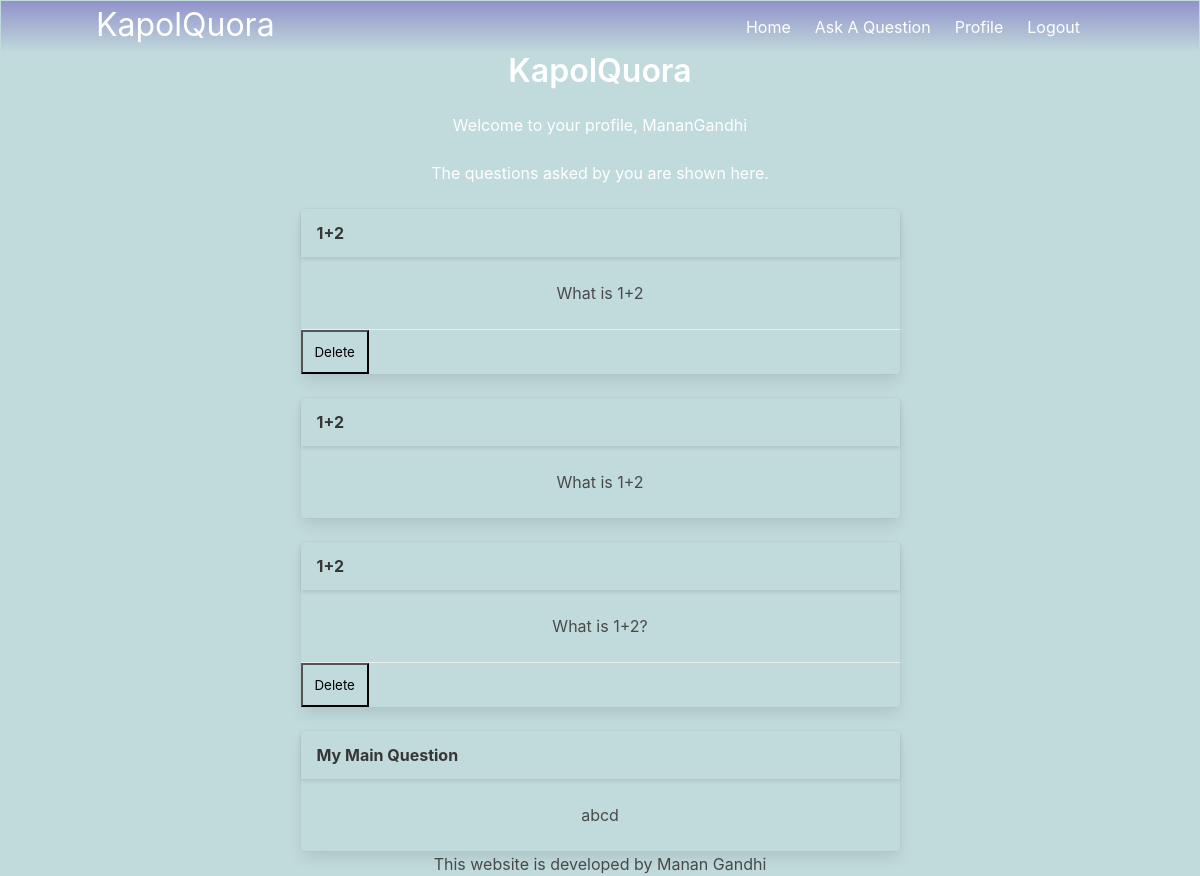
The app's page /profile (signed in) with its own data.
### models.py (models this page shows)
class User(UserMixin, db.Model):
    id = db.Column(db.Integer, primary_key=True) # primary keys are required by SQLAlchemy
    email = db.Column(db.String(100), unique=True)
    password = db.Column(db.String(100))
    name = db.Column(db.String(1000))
    std=db.Column(db.Integer())

class Questions(db.Model):
    sno=db.Column(db.Integer, primary_key=True)
    question=db.Column(db.String(1000))
    description=db.Column(db.String(100000))
    author=db.Column(db.String(1000))
    std=db.Column(db.Integer())
    answer=db.Column(db.String(100000))
    subject=db.Column(db.String(100))

### main.py (the view)
@main.route('/profile')
@login_required
def profile():
    return render_template('profile.html', data=Questions.query.filter(Questions.author==current_user.name).all(), user=current_user.name)

### initial.py (called while the page is built)
def create_app():
    app = Flask(__name__)
    app.config['FLASK_ADMIN_SWATCH'] = 'cerulean'
    app.config['SECRET_KEY'] = 'This-is-my-Secret'
    app.config['SQLALCHEMY_DATABASE_URI'] = 'sqlite:///db.sqlite'
    db.init_app(app)
    login_manager = LoginManager()
    login_manager.login_view = 'auth.login'
    login_manager.init_app(app)
    from models import User
    @login_manager.user_loader
    def load_user(user_id):
        return User.query.get(int(user_id))
    from auth import auth as auth_blueprint
    app.register_blueprint(auth_blueprint)
    from main import main as main_blueprint
    app.register_blueprint(main_blueprint)
    return app

### templates/profile.html (shortened to what this page needs)
{% extends "base.html" %}
{% block content %}
<div style="position:relative; top:0%; text-align: center;">
<h1 class="title">KapolQuora</h1>
<h2>Welcome to your profile, {{user}}</h2><br>
<h5>The questions asked by you are shown here.</h5>
{% if data %}
{% for x in data %}
<br>
<div class="card" style="text-align: center; margin:auto; width: 50%; background-color: transparent;">
    <div class="card-header" style="align-content: center;">
      <p class="card-header-title" style="align-content: center;">
        {{x.question}}
      </p>
    </div>
    <div class="card-content">
      <div class="content">
            {{x.description}}
        <br>
      </div>
    </div>
    {% if not x.answer %}
    <footer class="card-footer" id="answers-area-{{x.sno}}"><form action="/delete" method="POST"><input name="sno" type="text" value="{{x.sno}}" hidden><button class="card-footer-item" style="background-color: transparent; margin:auto;">Delete</button></form></footer>
    {% endif %}
  </div>
</div>
{% endfor %}
{% else %}
    <h4 style="padding-top:10px">You have not asked any questions till now!</h4>
{% endif %}
{% endblock %}

### templates/base.html (style rules this page uses)
html { --scrollbarBG: transparent; --thumbBG: #90A4AE; }

### records on screen
User: name "MananGandhi"
Questions: question "1+2", description "What is 1+2"
Questions: question "1+2", description "What is 1+2"
Questions: question "1+2", description "What is 1+2?"
Questions: question "My Main Question", description "abcd"
